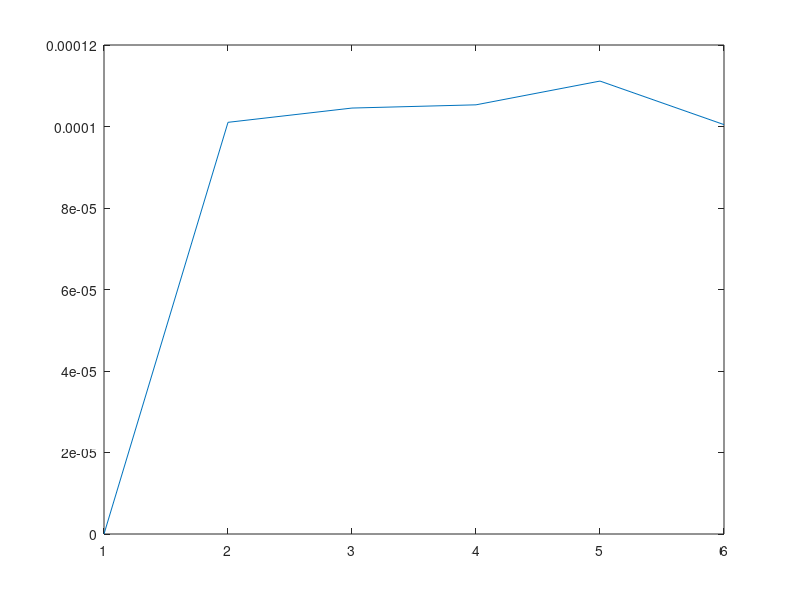

MATLAB code to generate this figure:
GH = ...
[ ...
1 , 10; ...
1 , 2 ; ...
1 , 20; ...
5 , 2 ; ...
5 , 20; ...
]

G = ...
[ ...
1 , 2 , 0.5, -0.0021, -4.2132e-07, 4949.3; ...
5 , 20, 0.25, -0.0581, -2.4293e-05, 2391.7 ; ...
1 , 10, 0.1, -0.0020, -2.1035e-06, 949.4914; ...
1 , 20, 0.05, -0.0019, -4.1947e-06, 449.8469; ...
]

H =  ...
[ ...
5 , 2, 2.5, -0.1010, -4.0569e-06, 24885; ...
]

plot([0 G(1,3)/G(1,6) G(2,3)/G(2,6) G(3,3)/G(3,6) G(4,3)/G(4,6) H(1,3)/H(1,6)])